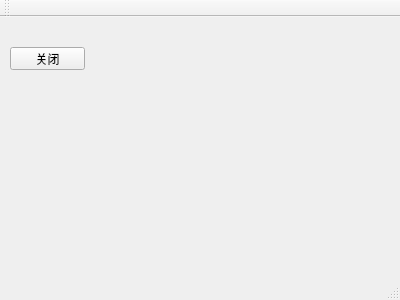
<?xml version="1.0" encoding="UTF-8"?>
<ui version="4.0">
 <class>MainWindow</class>
 <widget class="QMainWindow" name="MainWindow">
  <property name="geometry">
   <rect>
    <x>0</x>
    <y>0</y>
    <width>400</width>
    <height>300</height>
   </rect>
  </property>
  <property name="windowTitle">
   <string>MainWindow</string>
  </property>
  <widget class="QWidget" name="centralWidget">
   <widget class="QPushButton" name="btnClose">
    <property name="geometry">
     <rect>
      <x>10</x>
      <y>30</y>
      <width>75</width>
      <height>23</height>
     </rect>
    </property>
    <property name="text">
     <string>关闭</string>
    </property>
   </widget>
  </widget>
  <widget class="QMenuBar" name="menuBar">
   <property name="geometry">
    <rect>
     <x>0</x>
     <y>0</y>
     <width>400</width>
     <height>23</height>
    </rect>
   </property>
  </widget>
  <widget class="QToolBar" name="mainToolBar">
   <attribute name="toolBarArea">
    <enum>TopToolBarArea</enum>
   </attribute>
   <attribute name="toolBarBreak">
    <bool>false</bool>
   </attribute>
  </widget>
  <widget class="QStatusBar" name="statusBar"/>
 </widget>
 <layoutdefault spacing="6" margin="11"/>
 <resources/>
 <connections/>
</ui>
